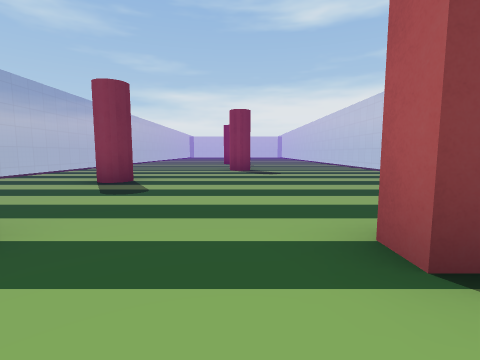
View 1 (above)

20 first-person views from a walk through a scene from a Unity 3-D project. The camera is 1.2 m above the floor, tilts 6° down and sees 85° across. The floor is counted in squares, 2 m on a side. Each view is taken from the middle of a square. On the plan, view 1 faces up. The plan holds only what a view shows up to about 9 squares ahead; the rest is blank. The player is left out.

View 2
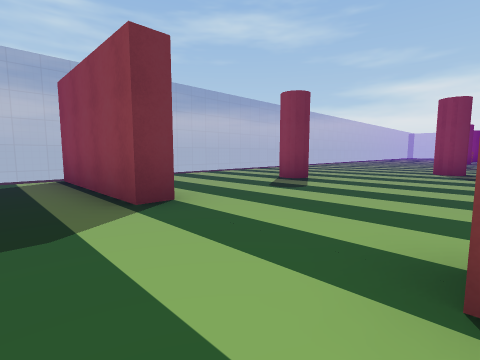

View 3
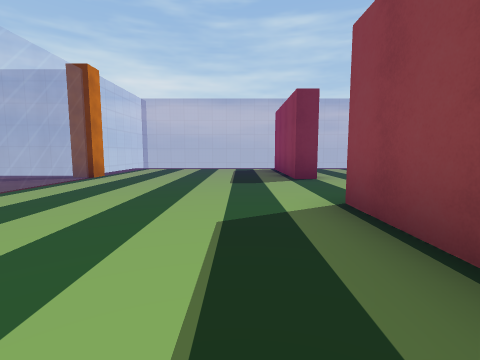

View 4
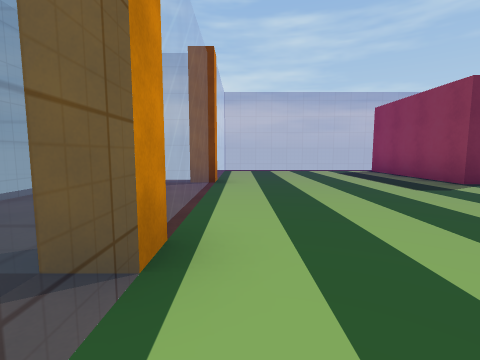

View 5
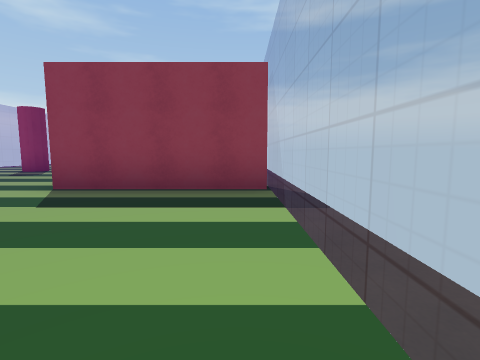

View 6
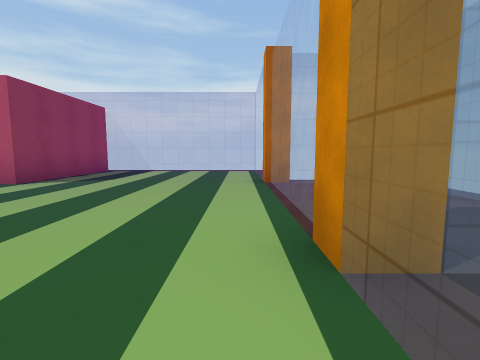

View 7
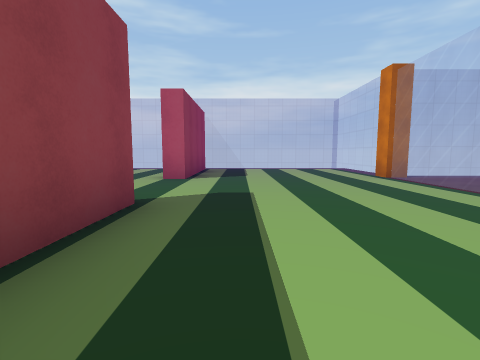

View 8
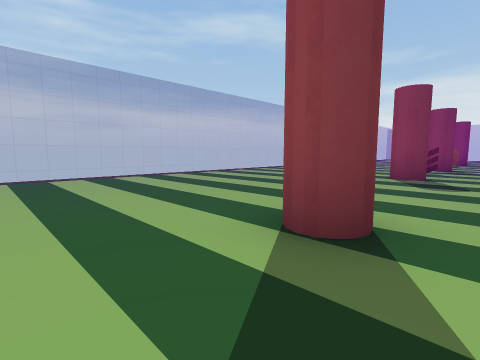

View 9
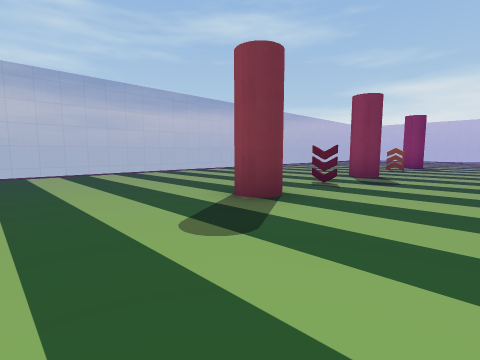

View 10
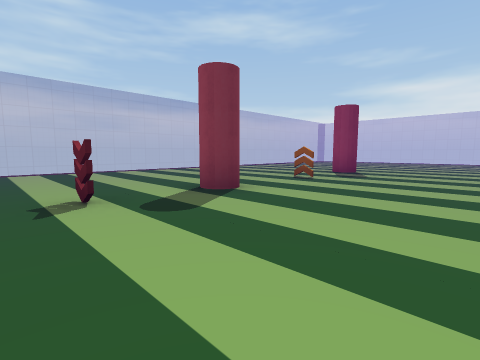

View 11
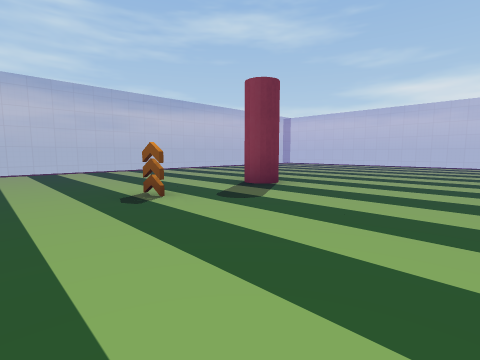

View 12
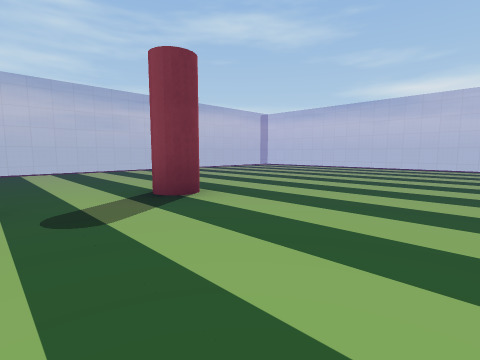

View 13
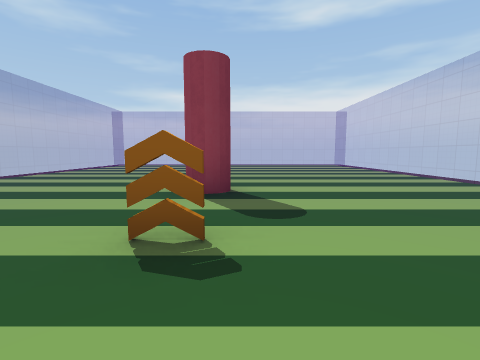

View 14
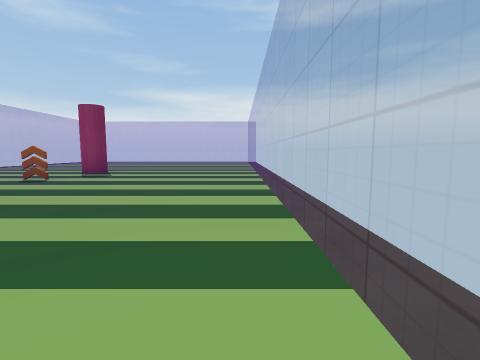

View 15
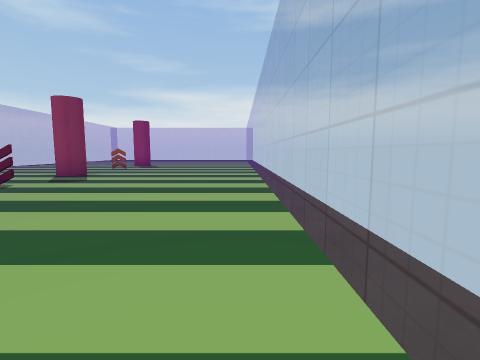

View 16
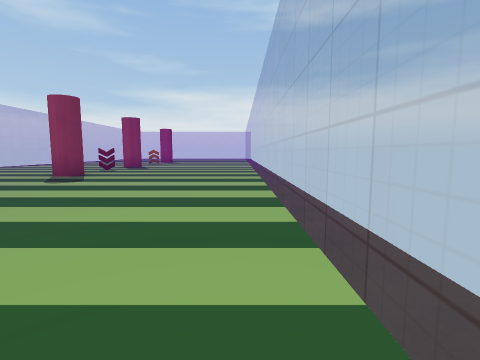

View 17
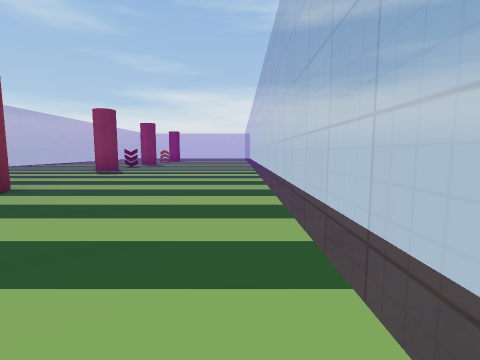

View 18
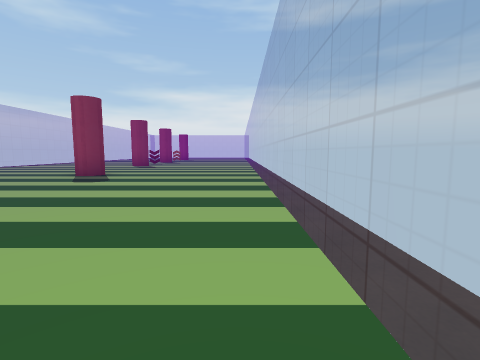

View 19
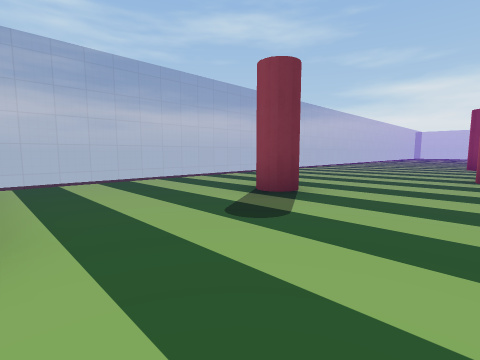

View 20
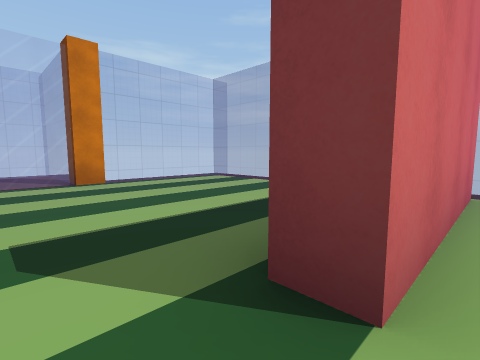

### Floor plan
Key: @ floor where view 1 was taken; # wall or solid block; . floor; = window, fence, low wall or low ledge; C cylinder; O other object.
Columns run from 6 left of view 1 to 5 right of it. Each row starts with its distance up from view 1.
 32         =
 31       ...
 30      .....
 29     ......
 28 =..........=
 27 =..........=
 26 =..........=
 25  ..........=
 24 =..........=
 23 =.....C....=
 22 =..........=
 21 =.....O....=
 20 =..........=
 19  ..........=
 18 =.....C....=
 17 =..........=
 16 =.....O....=
 15 =..........=
 14 =.....C....=
 13 =..........=
 12 =..........=
 11 =..........=
 10 =..........=
  9 =.....C....=
  8 =..........=
  7 =..........=
  6 =..........=
  5 =..C.......=
  4 =..........=
  3 =..........=
  2 =..........=
  1 =####..####=
  0 =.....@....=
 -1 =..........=
 -2 =..........=
 -3 =..........=
 -4 ===========
 -5    ==..==
 -6    ==   =

Where each view was taken, in squares from view 1:
view 1: 0 up, 0 right, facing up
view 2: 0 up, 1 right, facing up-left
view 3: 0 up, 4 right, facing left
view 4: 3 down, 3 right, facing left
view 5: 3 down, 4 right, facing up
view 6: 3 down, 4 left, facing right
view 7: 0 up, 5 left, facing right
view 8: 7 up, 1 right, facing up-left
view 9: 11 up, 2 right, facing up-left
view 10: 15 up, 3 right, facing up-left
view 11: 19 up, 3 right, facing up-left
view 12: 21 up, 3 right, facing up-left
view 13: 19 up, 0 right, facing up
view 14: 15 up, 4 right, facing up
view 15: 11 up, 4 right, facing up
view 16: 7 up, 4 right, facing up
view 17: 5 up, 4 right, facing up
view 18: 2 up, 4 right, facing up
view 19: 2 up, 0 right, facing up-left
view 20: 2 up, 1 left, facing down-left
